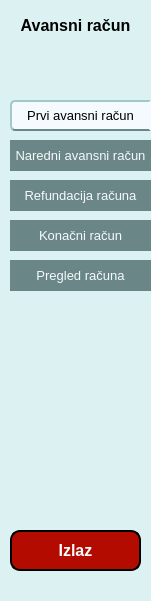
  <widget class="QWidget" name="sideWidget" native="true">
   <property name="geometry">
    <rect>
     <x>0</x>
     <y>0</y>
     <width>151</width>
     <height>601</height>
    </rect>
   </property>
   <property name="styleSheet">
    <string notr="true">background-color: rgb(220, 242, 242);</string>
   </property>
   <widget class="QLabel" name="label">
    <property name="geometry">
     <rect>
      <x>10</x>
      <y>10</y>
      <width>131</width>
      <height>31</height>
     </rect>
    </property>
    <property name="font">
     <font>
      <pointsize>12</pointsize>
      <bold>true</bold>
     </font>
    </property>
    <property name="text">
     <string>Avansni račun</string>
    </property>
    <property name="alignment">
     <set>Qt::AlignCenter</set>
    </property>
   </widget>
   <widget class="QPushButton" name="prviBtn">
    <property name="geometry">
     <rect>
      <x>10</x>
      <y>100</y>
      <width>141</width>
      <height>31</height>
     </rect>
    </property>
    <property name="font">
     <font>
      <pointsize>10</pointsize>
     </font>
    </property>
    <property name="styleSheet">
     <string notr="true">QPushButton {
	border-style:outset;
	background-color: rgb(107, 134, 134);
	color: rgb(245, 250, 254);
	border-color:none;
	padding:2px;
}
QPushButton:checked {
    background-color:rgb(245, 250, 254);
	color: rgb(0, 0, 0);
	border-width:2px;
	border-top-color:rgb(107, 134, 134);
	border-bottom-color:rgb(107, 134, 134);
	border-left-color:rgb(107, 134, 134);
	border-right-color:rgb(245, 250, 254);
	border-top-left-radius:5px;
	border-bottom-left-radius:5px;
}</string>
    </property>
    <property name="text">
     <string>Prvi avansni račun</string>
    </property>
    <property name="checkable">
     <bool>true</bool>
    </property>
    <property name="checked">
     <bool>true</bool>
    </property>
    <property name="autoExclusive">
     <bool>true</bool>
    </property>
   </widget>
   <widget class="QPushButton" name="naredniBtn">
    <property name="geometry">
     <rect>
      <x>10</x>
      <y>140</y>
      <width>141</width>
      <height>31</height>
     </rect>
    </property>
    <property name="font">
     <font>
      <pointsize>10</pointsize>
     </font>
    </property>
    <property name="styleSheet">
     <string notr="true">QPushButton {
	border-style:outset;
	background-color: rgb(107, 134, 134);
	color: rgb(245, 250, 254);
	border-color:none;
	padding:2px;
}
QPushButton:checked {
    background-color:rgb(245, 250, 254);
	color: rgb(0, 0, 0);
	border-width:2px;
	border-top-color:rgb(107, 134, 134);
	border-bottom-color:rgb(107, 134, 134);
	border-left-color:rgb(107, 134, 134);
	border-right-color:rgb(245, 250, 254);
	border-top-left-radius:5px;
	border-bottom-left-radius:5px;
}</string>
    </property>
    <property name="text">
     <string>Naredni avansni račun</string>
    </property>
    <property name="checkable">
     <bool>true</bool>
    </property>
    <property name="autoExclusive">
     <bool>true</bool>
    </property>
   </widget>
   <widget class="QPushButton" name="refundacijaBtn">
    <property name="geometry">
     <rect>
      <x>10</x>
      <y>180</y>
      <width>141</width>
      <height>31</height>
     </rect>
    </property>
    <property name="font">
     <font>
      <pointsize>10</pointsize>
     </font>
    </property>
    <property name="styleSheet">
     <string notr="true">QPushButton {
	border-style:outset;
	background-color: rgb(107, 134, 134);
	color: rgb(245, 250, 254);
	border-color:none;
	padding:2px;
}
QPushButton:checked {
    background-color:rgb(245, 250, 254);
	color: rgb(0, 0, 0);
	border-width:2px;
	border-top-color:rgb(107, 134, 134);
	border-bottom-color:rgb(107, 134, 134);
	border-left-color:rgb(107, 134, 134);
	border-right-color:rgb(245, 250, 254);
	border-top-left-radius:5px;
	border-bottom-left-radius:5px;
}</string>
    </property>
    <property name="text">
     <string>Refundacija računa</string>
    </property>
    <property name="checkable">
     <bool>true</bool>
    </property>
    <property name="autoExclusive">
     <bool>true</bool>
    </property>
   </widget>
   <widget class="QPushButton" name="konacniBtn">
    <property name="enabled">
     <bool>false</bool>
    </property>
    <property name="geometry">
     <rect>
      <x>10</x>
      <y>220</y>
      <width>141</width>
      <height>31</height>
     </rect>
    </property>
    <property name="font">
     <font>
      <pointsize>10</pointsize>
     </font>
    </property>
    <property name="styleSheet">
     <string notr="true">QPushButton {
	border-style:outset;
	background-color: rgb(107, 134, 134);
	color: rgb(245, 250, 254);
	border-color:none;
	padding:2px;
}
QPushButton:checked {
    background-color:rgb(245, 250, 254);
	color: rgb(0, 0, 0);
	border-width:2px;
	border-top-color:rgb(107, 134, 134);
	border-bottom-color:rgb(107, 134, 134);
	border-left-color:rgb(107, 134, 134);
	border-right-color:rgb(245, 250, 254);
	border-top-left-radius:5px;
	border-bottom-left-radius:5px;
}</string>
    </property>
    <property name="text">
     <string>Konačni račun</string>
    </property>
    <property name="checkable">
     <bool>true</bool>
    </property>
    <property name="autoExclusive">
     <bool>true</bool>
    </property>
   </widget>
   <widget class="QPushButton" name="btnKraj">
    <property name="geometry">
     <rect>
      <x>10</x>
      <y>530</y>
      <width>131</width>
      <height>41</height>
     </rect>
    </property>
    <property name="font">
     <font>
      <pointsize>12</pointsize>
      <bold>true</bold>
     </font>
    </property>
    <property name="styleSheet">
     <string notr="true">QPushButton#btnKraj {
	background-color: #b30b00;
	color: rgb(255, 255, 255);
    border-style:outset;
	border-width:2px;
	border-radius:10px;
	border-color:black;
	padding:10px;
}
QPushButton#btnKraj:hover {
    background-color: #e60c00; 
}
QPushButton#btnKraj:pressed {
    background-color:#ab0900; 
}</string>
    </property>
    <property name="text">
     <string>Izlaz</string>
    </property>
   </widget>
   <widget class="QPushButton" name="pregledBtn">
    <property name="geometry">
     <rect>
      <x>10</x>
      <y>260</y>
      <width>141</width>
      <height>31</height>
     </rect>
    </property>
    <property name="font">
     <font>
      <pointsize>10</pointsize>
     </font>
    </property>
    <property name="styleSheet">
     <string notr="true">QPushButton {
	border-style:outset;
	background-color: rgb(107, 134, 134);
	color: rgb(245, 250, 254);
	border-color:none;
	padding:2px;
}
QPushButton:checked {
    background-color:rgb(245, 250, 254);
	color: rgb(0, 0, 0);
	border-width:2px;
	border-top-color:rgb(107, 134, 134);
	border-bottom-color:rgb(107, 134, 134);
	border-left-color:rgb(107, 134, 134);
	border-right-color:rgb(245, 250, 254);
	border-top-left-radius:5px;
	border-bottom-left-radius:5px;
}</string>
    </property>
    <property name="text">
     <string>Pregled računa</string>
    </property>
    <property name="checkable">
     <bool>true</bool>
    </property>
    <property name="autoExclusive">
     <bool>true</bool>
    </property>
   </widget>
  </widget>
